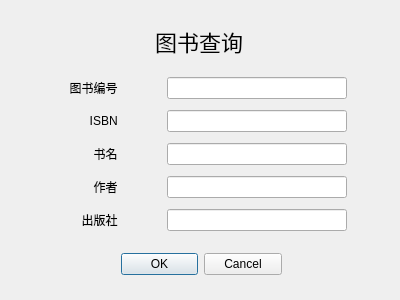
<?xml version="1.0" encoding="UTF-8"?>
<ui version="4.0">
 <class>bookSearch</class>
 <widget class="QDialog" name="bookSearch">
  <property name="geometry">
   <rect>
    <x>0</x>
    <y>0</y>
    <width>400</width>
    <height>300</height>
   </rect>
  </property>
  <property name="windowTitle">
   <string>图书查询</string>
  </property>
  <layout class="QGridLayout" name="gridLayout">
   <item row="3" column="1">
    <widget class="QLineEdit" name="lineEdit_3">
     <property name="maximumSize">
      <size>
       <width>180</width>
       <height>16777215</height>
      </size>
     </property>
     <property name="focusPolicy">
      <enum>Qt::ClickFocus</enum>
     </property>
     <property name="echoMode">
      <enum>QLineEdit::Normal</enum>
     </property>
    </widget>
   </item>
   <item row="5" column="0">
    <widget class="QLabel" name="label_6">
     <property name="text">
      <string>出版社 </string>
     </property>
     <property name="alignment">
      <set>Qt::AlignRight|Qt::AlignTrailing|Qt::AlignVCenter</set>
     </property>
    </widget>
   </item>
   <item row="3" column="0">
    <widget class="QLabel" name="label_4">
     <property name="text">
      <string>书名 </string>
     </property>
     <property name="alignment">
      <set>Qt::AlignRight|Qt::AlignTrailing|Qt::AlignVCenter</set>
     </property>
    </widget>
   </item>
   <item row="0" column="0" colspan="2">
    <widget class="QLabel" name="label">
     <property name="maximumSize">
      <size>
       <width>16777215</width>
       <height>50</height>
      </size>
     </property>
     <property name="styleSheet">
      <string notr="true">QLabel#label{font-size:22px}</string>
     </property>
     <property name="text">
      <string>图书查询</string>
     </property>
     <property name="alignment">
      <set>Qt::AlignCenter</set>
     </property>
    </widget>
   </item>
   <item row="2" column="0">
    <widget class="QLabel" name="label_3">
     <property name="text">
      <string>ISBN </string>
     </property>
     <property name="alignment">
      <set>Qt::AlignRight|Qt::AlignTrailing|Qt::AlignVCenter</set>
     </property>
    </widget>
   </item>
   <item row="5" column="1">
    <widget class="QLineEdit" name="lineEdit_5">
     <property name="maximumSize">
      <size>
       <width>180</width>
       <height>16777215</height>
      </size>
     </property>
     <property name="focusPolicy">
      <enum>Qt::ClickFocus</enum>
     </property>
     <property name="echoMode">
      <enum>QLineEdit::Normal</enum>
     </property>
    </widget>
   </item>
   <item row="4" column="1">
    <widget class="QLineEdit" name="lineEdit_4">
     <property name="maximumSize">
      <size>
       <width>180</width>
       <height>16777215</height>
      </size>
     </property>
     <property name="focusPolicy">
      <enum>Qt::ClickFocus</enum>
     </property>
     <property name="echoMode">
      <enum>QLineEdit::Normal</enum>
     </property>
    </widget>
   </item>
   <item row="1" column="0">
    <widget class="QLabel" name="label_2">
     <property name="maximumSize">
      <size>
       <width>70</width>
       <height>16777215</height>
      </size>
     </property>
     <property name="text">
      <string>图书编号 </string>
     </property>
     <property name="alignment">
      <set>Qt::AlignRight|Qt::AlignTrailing|Qt::AlignVCenter</set>
     </property>
    </widget>
   </item>
   <item row="2" column="1">
    <widget class="QLineEdit" name="lineEdit_2">
     <property name="maximumSize">
      <size>
       <width>180</width>
       <height>16777215</height>
      </size>
     </property>
     <property name="focusPolicy">
      <enum>Qt::ClickFocus</enum>
     </property>
     <property name="echoMode">
      <enum>QLineEdit::Normal</enum>
     </property>
    </widget>
   </item>
   <item row="1" column="1">
    <widget class="QLineEdit" name="lineEdit">
     <property name="maximumSize">
      <size>
       <width>180</width>
       <height>16777215</height>
      </size>
     </property>
     <property name="focusPolicy">
      <enum>Qt::ClickFocus</enum>
     </property>
     <property name="echoMode">
      <enum>QLineEdit::Normal</enum>
     </property>
    </widget>
   </item>
   <item row="4" column="0">
    <widget class="QLabel" name="label_5">
     <property name="text">
      <string>作者 </string>
     </property>
     <property name="alignment">
      <set>Qt::AlignRight|Qt::AlignTrailing|Qt::AlignVCenter</set>
     </property>
    </widget>
   </item>
   <item row="6" column="0" colspan="2">
    <widget class="QWidget" name="widget" native="true">
     <property name="maximumSize">
      <size>
       <width>16777215</width>
       <height>40</height>
      </size>
     </property>
     <widget class="QDialogButtonBox" name="buttonBox">
      <property name="geometry">
       <rect>
        <x>70</x>
        <y>10</y>
        <width>161</width>
        <height>24</height>
       </rect>
      </property>
      <property name="orientation">
       <enum>Qt::Horizontal</enum>
      </property>
      <property name="standardButtons">
       <set>QDialogButtonBox::Cancel|QDialogButtonBox::Ok</set>
      </property>
     </widget>
    </widget>
   </item>
  </layout>
 </widget>
 <resources/>
 <connections/>
</ui>
